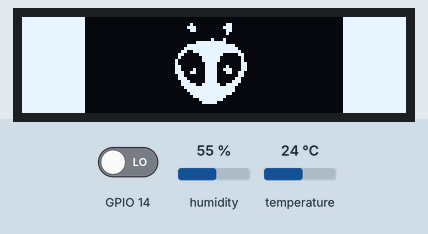
This program was run on a simulated ESP32. On the bench: 128×32 one-colour display. Inputs (shaded band) come from the test bench; at power-on: GPIO 14 LOW, humidity 55 %, temperature 24 °C. The display library's start-up logo is not drawn; what the program prints to the serial monitor is not drawn.

Above: at 2.1 s.

The program:

main.cpp
```cpp
#include <Arduino.h>
#include <DHT.h>
#include <Adafruit_GFX.h>
#include <Adafruit_SSD1306.h>

#define DHTPIN 4
#define DHTTYPE DHT11

#define SCREEN_WIDTH 128 // OLED display width, in pixels
#define SCREEN_HEIGHT 32 // OLED display height, in pixels

#define OLED_RESET     -1 // Reset pin # (or -1 if sharing Arduino reset pin)
#define SCREEN_ADDRESS 0x3C ///< See datasheet for Address; 0x3D for 128x64, 0x3C for 128x32
Adafruit_SSD1306 display(SCREEN_WIDTH, SCREEN_HEIGHT, &Wire, OLED_RESET);

DHT dht(DHTPIN, DHTTYPE);

hw_timer_t *timer = NULL;
portMUX_TYPE timerMux = portMUX_INITIALIZER_UNLOCKED;

void function_interrupt();

int counter = 0;

const double OURPI = 3.14159265359;

const unsigned char platformIOlogo [] PROGMEM = {
	0xff, 0xff, 0xf8, 0x00, 0x00, 0x00, 0x00, 0x00, 0x00, 0x00, 0x00, 0x00, 0x00, 0x1f, 0xff, 0xff,
	0xff, 0xff, 0xf8, 0x00, 0x00, 0x00, 0x00, 0x00, 0x00, 0x00, 0x00, 0x00, 0x00, 0x1f, 0xff, 0xff,
	0xff, 0xff, 0xf8, 0x00, 0x00, 0x00, 0x00, 0x80, 0x0c, 0x00, 0x00, 0x00, 0x00, 0x1f, 0xff, 0xff,
	0xff, 0xff, 0xf8, 0x00, 0x00, 0x00, 0x01, 0xc0, 0x1c, 0x00, 0x00, 0x00, 0x00, 0x1f, 0xff, 0xff,
	0xff, 0xff, 0xf8, 0x00, 0x00, 0x00, 0x00, 0xc0, 0x0c, 0x00, 0x00, 0x00, 0x00, 0x1f, 0xff, 0xff,
	0xff, 0xff, 0xf8, 0x00, 0x00, 0x00, 0x00, 0x00, 0x08, 0x00, 0x00, 0x00, 0x00, 0x1f, 0xff, 0xff,
	0xff, 0xff, 0xf8, 0x00, 0x00, 0x00, 0x00, 0x00, 0x00, 0x00, 0x00, 0x00, 0x00, 0x1f, 0xff, 0xff,
	0xff, 0xff, 0xf8, 0x00, 0x00, 0x00, 0x00, 0x01, 0x10, 0x00, 0x00, 0x00, 0x00, 0x1f, 0xff, 0xff,
	0xff, 0xff, 0xf8, 0x00, 0x00, 0x00, 0x00, 0x3f, 0xf0, 0x00, 0x00, 0x00, 0x00, 0x1f, 0xff, 0xff,
	0xff, 0xff, 0xf8, 0x00, 0x00, 0x00, 0x01, 0xff, 0xfe, 0x00, 0x00, 0x00, 0x00, 0x1f, 0xff, 0xff,
	0xff, 0xff, 0xf8, 0x00, 0x00, 0x00, 0x03, 0xff, 0xff, 0x00, 0x00, 0x00, 0x00, 0x1f, 0xff, 0xff,
	0xff, 0xff, 0xf8, 0x00, 0x00, 0x00, 0x06, 0x7f, 0xff, 0x80, 0x00, 0x00, 0x00, 0x1f, 0xff, 0xff,
	0xff, 0xff, 0xf8, 0x00, 0x00, 0x00, 0x0c, 0x1f, 0xe0, 0xc0, 0x00, 0x00, 0x00, 0x1f, 0xff, 0xff,
	0xff, 0xff, 0xf8, 0x00, 0x00, 0x00, 0x08, 0x0f, 0xc0, 0x40, 0x00, 0x00, 0x00, 0x1f, 0xff, 0xff,
	0xff, 0xff, 0xf8, 0x00, 0x00, 0x00, 0x10, 0x0f, 0xc0, 0x40, 0x00, 0x00, 0x00, 0x1f, 0xff, 0xff,
	0xff, 0xff, 0xf8, 0x00, 0x00, 0x00, 0x10, 0x07, 0x80, 0x60, 0x00, 0x00, 0x00, 0x1f, 0xff, 0xff,
	0xff, 0xff, 0xf8, 0x00, 0x00, 0x00, 0x18, 0x07, 0x88, 0x60, 0x00, 0x00, 0x00, 0x1f, 0xff, 0xff,
	0xff, 0xff, 0xf8, 0x00, 0x00, 0x00, 0x18, 0x47, 0x9c, 0x60, 0x00, 0x00, 0x00, 0x1f, 0xff, 0xff,
	0xff, 0xff, 0xf8, 0x00, 0x00, 0x00, 0x1c, 0xc7, 0x8c, 0xc0, 0x00, 0x00, 0x00, 0x1f, 0xff, 0xff,
	0xff, 0xff, 0xf8, 0x00, 0x00, 0x00, 0x0c, 0x07, 0x80, 0xc0, 0x00, 0x00, 0x00, 0x1f, 0xff, 0xff,
	0xff, 0xff, 0xf8, 0x00, 0x00, 0x00, 0x0e, 0x07, 0x81, 0x80, 0x00, 0x00, 0x00, 0x1f, 0xff, 0xff,
	0xff, 0xff, 0xf8, 0x00, 0x00, 0x00, 0x07, 0x07, 0x83, 0x80, 0x00, 0x00, 0x00, 0x1f, 0xff, 0xff,
	0xff, 0xff, 0xf8, 0x00, 0x00, 0x00, 0x07, 0xcf, 0xcf, 0x00, 0x00, 0x00, 0x00, 0x1f, 0xff, 0xff,
	0xff, 0xff, 0xf8, 0x00, 0x00, 0x00, 0x03, 0xff, 0xfe, 0x00, 0x00, 0x00, 0x00, 0x1f, 0xff, 0xff,
	0xff, 0xff, 0xf8, 0x00, 0x00, 0x00, 0x01, 0xff, 0xfe, 0x00, 0x00, 0x00, 0x00, 0x1f, 0xff, 0xff,
	0xff, 0xff, 0xf8, 0x00, 0x00, 0x00, 0x00, 0xff, 0xfc, 0x00, 0x00, 0x00, 0x00, 0x1f, 0xff, 0xff,
	0xff, 0xff, 0xf8, 0x00, 0x00, 0x00, 0x00, 0x7f, 0xf0, 0x00, 0x00, 0x00, 0x00, 0x1f, 0xff, 0xff,
	0xff, 0xff, 0xf8, 0x00, 0x00, 0x00, 0x00, 0x1f, 0xe0, 0x00, 0x00, 0x00, 0x00, 0x1f, 0xff, 0xff,
	0xff, 0xff, 0xf8, 0x00, 0x00, 0x00, 0x00, 0x0f, 0x80, 0x00, 0x00, 0x00, 0x00, 0x1f, 0xff, 0xff,
	0xff, 0xff, 0xf8, 0x00, 0x00, 0x00, 0x00, 0x00, 0x00, 0x00, 0x00, 0x00, 0x00, 0x1f, 0xff, 0xff,
	0xff, 0xff, 0xf8, 0x00, 0x00, 0x00, 0x00, 0x00, 0x00, 0x00, 0x00, 0x00, 0x00, 0x1f, 0xff, 0xff,
	0xff, 0xff, 0xf8, 0x00, 0x00, 0x00, 0x00, 0x00, 0x00, 0x00, 0x00, 0x00, 0x00, 0x1f, 0xff, 0xff
};

volatile unsigned long int timerCounter = 0;
bool is2Sec = false;
bool is1Sec = false;
void onTimer()
{
  portENTER_CRITICAL_ISR(&timerMux);
  timerCounter++;
  if(timerCounter%10 == 0) is1Sec = true;
  if(timerCounter%20 == 0) is2Sec = true;
  portEXIT_CRITICAL_ISR(&timerMux);
}

void setup() {
  // put your setup code here, to run once:
  pinMode(14, INPUT);
  attachInterrupt(14, function_interrupt, RISING);
  Serial.begin(115200);
  dht.begin();

  // SSD1306_SWITCHCAPVCC = generate display voltage from 3.3V internally
  if(!display.begin(SSD1306_SWITCHCAPVCC, SCREEN_ADDRESS)) {
    Serial.println(F("SSD1306 allocation failed"));
    for(;;); // Don't proceed, loop forever
  }

  timer = timerBegin(0, 80, true);
  timerAttachInterrupt(timer, &onTimer, true);
  timerAlarmWrite(timer, 100000, true);
  timerAlarmEnable(timer);


  display.display();
  delay(2000);
  display.clearDisplay();
  display.drawBitmap(0, 0, platformIOlogo, 128, 32, 1);
  display.display();
}

void loop() {
  // put your main code here, to run repeatedly:
  if(is2Sec)
  {
    Serial.printf("Temperature = %.2f\n", dht.readTemperature());
    Serial.printf("Counter = %d\n", counter);
    is2Sec = false;
  }
  if(is1Sec)
  {
    Serial.println("Print Every 1 s.");
    is1Sec = false;
  }

  // Serial.print("Counter = ");
  // Serial.print(counter);
  // Serial.println();
  // delay(2000);
}

void IRAM_ATTR function_interrupt(){
  counter++; // counter = counter + 1;
}
```
